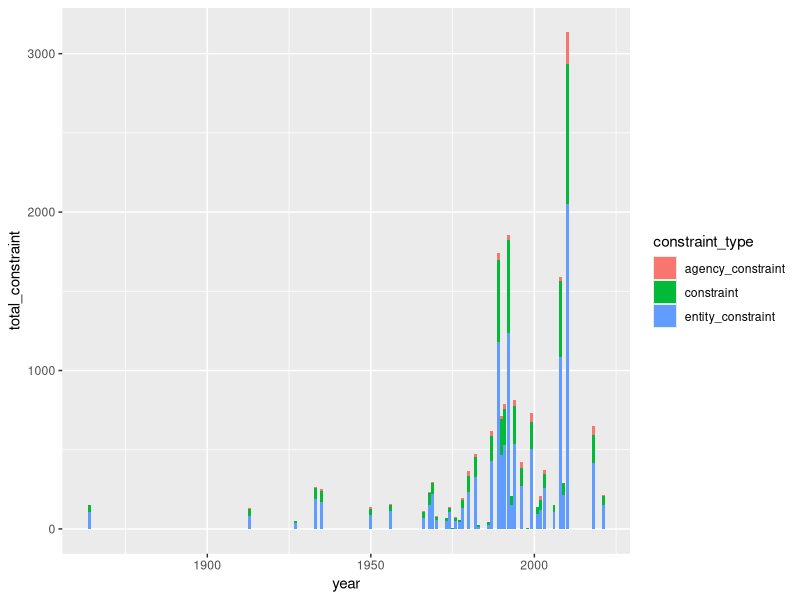

The R source for this figure:
library(tidyverse)

constraint_data <- 
  read_csv("script_1_output/script_1_count.csv") |> 
  pivot_longer(cols = c(constraint, agency_constraint, entity_constraint), 
               names_to = "constraint_type", 
               values_to = "total_constraint")

constraint_data |> 
  ggplot(aes(x = year, y = total_constraint)) +
  geom_col(aes(fill = constraint_type))
